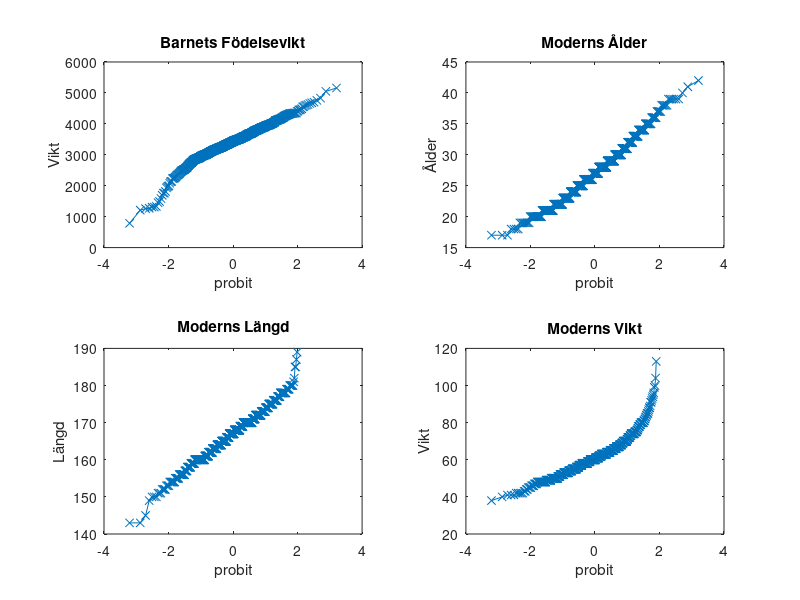

Here is the MATLAB script that generated this plot: (Note: this script raises an error after producing the figure.)
load birth.dat

barnVikt = birth(:, 3);
moderAlder = birth(:, 4);
moderLangd = birth(:, 16);
moderVikt = birth(:, 15);

subplot(2,2,1), qqplot(barnVikt)
title('Barnets Födelsevikt')
ylabel('Vikt')

subplot(2,2,2), qqplot(moderAlder)
title('Moderns Ålder')
ylabel('Ålder')

subplot(2,2,3), qqplot(moderLangd)
title('Moderns Längd')
ylabel('Längd')

subplot(2,2,4), qqplot(moderVikt)
title('Moderns Vikt')
ylabel('Vikt')

alpha = 0.05;
barnViktH = jbtest(barnVikt, alpha);
moderAlderH = jbtest(moderAlder, alpha);
moderLangdH = jbtest(moderLangd, alpha);
moderViktH = jbtest(moderVikt, alpha);

disp(barnViktH)
disp(moderAlderH)
disp(moderLangdH)
disp(moderViktH)